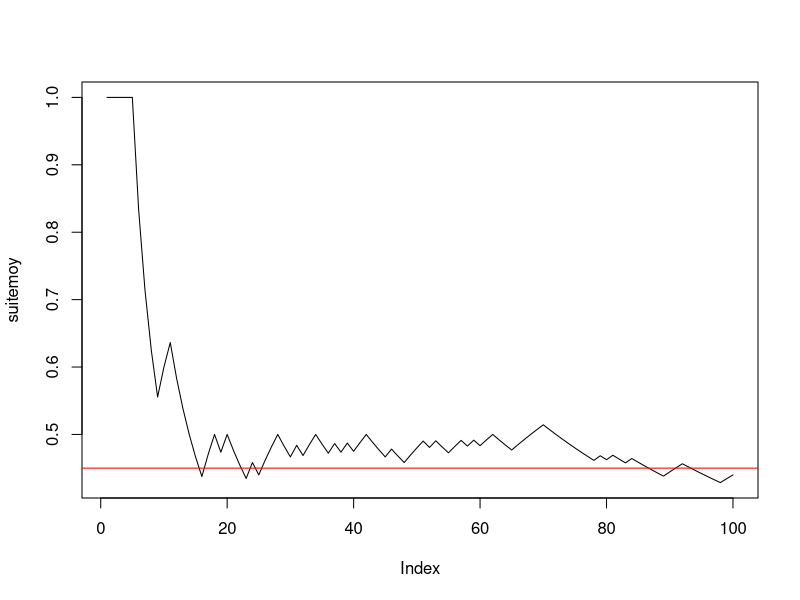

Write R code to recreate this figure. (Note: this script raises an error after producing the figure.)
###################################################
#------------Exercice 1------------------------
###################################################

#--------question 1------------
(n <- 100)
(p <- 0.45)
(x <- rbinom(n, 1, p))
#--------question 2------------
cumsum(x)
(taille <- 1:n)
(suitemoy <- cumsum(x) / taille)
#--------question 3------------
plot(suitemoy, type = "l")
abline(h = p, col = "red")



















###################################################
#------------Exercice 2------------------------
###################################################

#--------question 1------------
(n <- 100)
(mu <- -2)
(sigma <- 2)
rm(xg)
(xg <- rnorm(n, mu, sigma))
#--------question 2------------
cumsum(xg)
rm(taille)
(taille <- 1:n)
rm(suitemoyg)
suitemoyg
(suitemoyg <- cumsum(xg) / taille)
#--------question 3------------
plot(suitemoyg, type = "l", ylim = c(-10, 6))
abline(h = mu, col = "red")







###################################################
#------------Exercice 3------------------------
###################################################

#---------question 1--------------------------
mu <- -2
sigma <- 2
n <- 5
rm(x) # efface l'objet précedemment créé x
(x <- rnorm(n, mu, sigma)) # echantillon de n tirages de X
(moyx <- mean(x)) # moyenne de l'échantillon de taille n x

#---------question 2--------------------------
(y <- rnorm(n, mu, sigma)) # second echantillon de n tirages de X
(moyy <- mean(y)) # moyenne de l'échantillon y
(rbind(x, y) -> M) # range les deux échantillons dans M à 2 lignes et n colonnes
rowMeans(M)

#---------question 3--------------------------
N <- 1000
Mdata <- matrix(rnorm(n * N, mu, sigma), ncol = n, byrow = T) # N échantillons de taille n disposés en lignes
dim(Mdata) # dimension de la matrice N lignes et n colonnes


#---------question 4--------------------------
(rowMeans(Mdata) -> moyennes) # calcule les moyennes pour les N, n-échantillons tirés.
apply(Mdata, MARGIN = 1, mean) # alternative pour effectuer les moyennes en ligne

#---------question 5--------------------------
mean(moyennes) # moyenne empirique des N réalisations de Xbar_n
sd(moyennes) * sqrt((length(moyennes) - 1) / length(moyennes)) # ecart-type empirique
sd(moyennes) # écart-type estimé sans biais = ecart-type empirique corrigé

#---------question 6--------------------------
hist(moyennes, prob = T, main = "Répartition de la moyenne empirique des Xi, i=1,....,n") # la répartition observée de Xbar_n
(abs <- seq(1.2 * min(moyennes), 1.2 * max(moyennes), (max(moyennes) - min(moyennes)) / 100))
points(abs, dnorm(abs, mu, sigma / sqrt(n)), col = 2, type = "l")
abline(v = mean(moyennes), col = 3, lty = "dashed") # moyenne de l'échantillon
abline(v = mu, col = 2) # moyenne théorique mu de la loi de Xbar
# belle adéquation de l'échantillon à la normale, que l'on peut verifier avec dte de Henry
qqnorm(moyennes) # les points sont presque alignés la loi de Xbar_n est donc bien normale
qqline(moyennes, col = 2) # autour de la droite rouge qui passe par les deux points
# (1er quartile theo de la centrée réduite,1er quartile empirique) et
# (3ieme quartile theo de la centrée réduite,3ieme quartile empirique)
# mean(echantillon) et écart-type empirique sd(échantillon)*sqrt((n-1)/n). e
# En effet si on ajoute la droite passant par ces deux points elle se confond
# avec qqline. droite de Henry

(x1 <- qnorm(0.25))
(x2 <- qnorm(0.75))
(y1 <- quantile(moyennes, 0.25, type = 1))
(y2 <- quantile(moyennes, 0.75, type = 1))
abline(y1 - (y2 - y1) * x1 / (x2 - x1), (y2 - y1) / (x2 - x1), col = 3) # droite de Henry

#----------question 7-------------------------
moyennecr <- sqrt(n) * (moyennes - mu) / sigma
hist(moyennecr, prob = T, main = "Répartition observée de la moyenne empirique centrée réduite")
(abscr <- seq(1.2 * min(moyennecr), 1.2 * max(moyennecr), (max(moyennecr) - min(moyennecr)) / 100))
points(abscr, dnorm(abscr), col = 2, type = "l")
abline(v = mean(moyennecr), col = 3, lty = "dashed") # moyenne empirique de l'échantillon
abline(v = 0, col = 2) # moyenne théorique  de la loi normale centrée réduite

qqnorm(moyennecr)
qqline(moyennecr) # droite de Henry

#-----------question 8------------
n <- 50
# puis réexecuter les lignes 67 à 107 : la loi reste gaussienne mais
# l'écart-type de Xbarn est plus petit avec n=50 qu'avec n=2
sd(moyennes)
sigma / sqrt(n)

n <- 2
# puis réexecuter les lignes 67 à 107 : LA LOI EST TOUJOURS GAUSSIENNE MEME AVEC n PETIT
# C'EST UNE PROPRIETES CARACTÉRISTIQUE DE LA LOI NORMALE MAIS QUI NE S'APPLIQUE PAS AUX AUTRES
# LOIS COMME PAR EX A LA BERNOULLI ==> VOIR EXO SUIVANT
sd(moyennes)
# l'écart type empirique est EN REVANCHE plus faible avec n=2 qu'avec n=50 :
# normal il estime sigma/sqrt(n) or :
sigma / sqrt(n)

#####################################################################################
# CE QU'IL FAUT RETENIR DE CET EXERCICE : LA LOI DE XBAR EST GAUSSIENNE SI L'ÉCHANTILLON EST
# GAUSSIEN ET DE TAILLE QUELCONQUE n. LE RESULTAT DU THEOREME CENTRAL LIMITE EST VRAI DANS CE CAS
# POUR TOUT n ET PAS SEULEMENT POUR n GRAND
###################################################################################

###################################################
#------------Exercice 4------------------------
###################################################

#---------question 1--------------------------
p <- 0.45
n <- 5
N <- 100
rm(Mdata) # efface l'objet précedemment créé Mdata

Mdata <- matrix(rbinom(n * N, 1, p), ncol = n, byrow = T) # N échantillons de taille n disposés en lignes
dim(Mdata) # dimension de la matrice N lignes et n colonnes

(rowMeans(Mdata) -> moyennes) # calcule les moyennes pour les N, n-échantillons tirés.


mean(moyennes) # moyenne empirique des N réalisations de Xbar_n
sd(moyennes) * sqrt((length(moyennes) - 1) / length(moyennes)) # ecart-type empirique
sd(moyennes) # écart-type estimé sans biais = ecart-type empirique corrigé

#---------histogramme de xbar_n--------------------------
hist(moyennes, prob = T, ylim = c(0, max(dnorm(p, p, sqrt(p * (1 - p) / n)), 4)), main = "Répartition de la moyenne empirique des Xi, i=1,....,n") # la répartition observée de Xbar_n
(abs <- seq(.8 * min(moyennes), 1.2 * max(moyennes), (max(moyennes) - min(moyennes)) / 100))
points(abs, dnorm(abs, p, sqrt(p * (1 - p) / n)), col = 2, type = "l")
abline(v = mean(moyennes), col = 3, lty = "dashed") # moyenne de l'échantillon
abline(v = p, col = 2) # moyenne théorique mu de la loi de Xbar
qqnorm(moyennes) # vraiment pas gaussien !
qqline(moyennes, col = 2)
# AUCUNE ADEQUATION  de l'échantillon à la normale CAR n EST TROP PETIT ET LE TCL N'EST
# PAS VERIFIE. ON REFAIT LA SIMUL AVEC n=200 :

n <- 200
# puis réeéxuter les lignes 142 à 161

# EUREKA CA MARCHE BEAUCOUP MIEUX ET ON A BIEN UNE REPARTITION GAUSSIENNE CAR n EST SUFFISAMMENT GRAND POUR
# QUE LE TCL SOIT VERIFIE !
######################################

qqnorm(moyennes)
qqline(moyennes, col = "red")

# Si on augmente N on améliore l'estimation de la densité de Xbarn par l'histogramme
# des N réalisations de Xbarn mais si n est petit on n'observe pas un histogramme
# ressemblant à une gaussienne puisque le TCL ne s'applique que si n est assez grand.
# Essayer avec
N <- 1000
n <- 4
# puis lignes 142 à 159.
N <- 1000
n <- 100
# puis lignes 142 à 159.